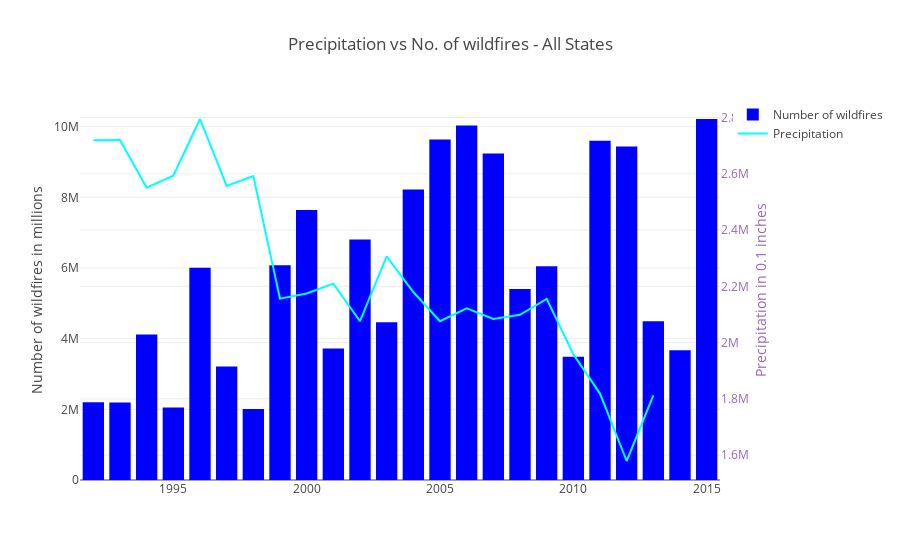

Source (notebook cell):
### Markdown cell above
Data pre-processing done. Plotting the actual graph:

### Code cell
# Reading the rainfall data

rainfall = pd.read_csv('/media/sagnikrana/DATA/PDS/rainfall')
rainfall_list_actual = []
for year in range(1992,2014):
    temp = rainfall[rainfall['year'] == year]
    summation_precep_1 = temp['precepitations'].sum()
    rainfall_list_actual.append(summation_precep_1)

trace1 = go.Bar(x=fire_by_year_size.index,
           y=fire_by_year_size['FIRE_SIZE'],
                name = 'Number of wildfires',
            marker=dict(
            color='blue'),
                    hoverinfo= "x+y+text"
            )

trace2 = go.Line(x=fire_by_year_size.index,
                     y=rainfall_list_actual,
                 name = 'Precipitation',
                     marker=dict(
                     color='cyan'),
                     yaxis='y2',
                     hoverinfo= "x+y+text"
                    )


data = [trace1, trace2]

layout = go.Layout(
  title='Precipitation vs No. of wildfires - All States',
    yaxis=dict(
        title='Number of wildfires in millions'
    ),
    yaxis2=dict(
        title='Precipitation in 0.1 inches',
        titlefont=dict(
            color='rgb(148, 103, 189)'
        ),
        tickfont=dict(
            color='rgb(148, 103, 189)'
        ),
        overlaying='y',
        side='right'
    ),
)
fig = go.Figure(data=data, layout=layout)
py.iplot(fig)

#*******************************
# Graph for top states

state_code = [50.0, 4.0, 10.0, 45]
state_name = ['Alaska','California','Idaho','Washington']
i = 0
for state in state_code:
    rainfall_list = []
    for year in range(1992,2014):
        temp = rainfall[(rainfall['year'] == year) & (rainfall['state'] == state)]
        summation_precep = temp['precepitations'].sum()
        rainfall_list.append(summation_precep)
    trace1 = go.Bar(x=fire_by_year_size.index,
           y=fire_by_year_size['FIRE_SIZE'],
            name = 'Number of wildfires',
            marker=dict(
            color='blue'),
                    hoverinfo= "x+y+text"
            
            )

    trace2 = go.Line(x=fire_by_year_size.index,
                     y=rainfall_list,
                     name = 'Precipitation',
                     marker=dict(
                     color='red'),
                     yaxis='y2',
                     hoverinfo= "x+y+text"
                    )


    data = [trace1, trace2]

    layout = go.Layout(
      title='State - '+str(state_name[i]),
        yaxis=dict(
            title='Number of wildfires in millions'
        ),
        yaxis2=dict(
            title='Precepitation in .001 inches',
            titlefont=dict(
                color='rgb(148, 103, 189)'
            ),
            tickfont=dict(
                color='rgb(148, 103, 189)'
            ),
            overlaying='y',
            side='right'
        )
    )
    fig = go.Figure(data=data, layout=layout)
    py.iplot(fig)
    i = i + 1

### Figure 1 — Plotly figure (JSON) as saved in the notebook; plotly's stock layout.template omitted (floating-point values rounded to 4 significant figures)
{"data": [{"hoverinfo": "x+y+text", "marker": {"color": "blue"}, "name": "Number of wildfires", "type": "bar", "uid": "1d75c473-8b95-4765-9edc-f2a8e81a818f", "x": [1992, 1993, 1994, 1995, 1996, 1997, 1998, 1999, 2000, 2001, 2002, 2003, 2004, 2005, 2006, 2007, 2008, 2009, 2010, 2011, 2012, 2013, 2014, 2015], "y": [2200000.0, 2192000.0, 4116000.0, 2050000.0, 6005000.0, 3215000.0, 2011000.0, 6080000.0, 7639000.0, 3724000.0, 6803000.0, 4465000.0, 8225000.0, 9637000.0, 10030000.0, 9241000.0, 5406000.0, 6048000.0, 3486000.0, 9600000.0, 9439000.0, 4490000.0, 3673000.0, 10220000.0]}, {"hoverinfo": "x+y+text", "marker": {"color": "cyan"}, "name": "Precipitation", "type": "scatter", "uid": "fa593bcb-ca29-4814-911f-cee575e0af81", "x": [1992, 1993, 1994, 1995, 1996, 1997, 1998, 1999, 2000, 2001, 2002, 2003, 2004, 2005, 2006, 2007, 2008, 2009, 2010, 2011, 2012, 2013, 2014, 2015], "y": [2719234, 2719752, 2550730, 2593155, 2794785, 2556806, 2591884, 2156106, 2174444, 2209409, 2075888, 2306446, 2179747, 2076170, 2122038, 2084057, 2098713, 2155294, 1958448, 1818739, 1579098, 1812267], "yaxis": "y2"}], "layout": {"title": {"text": "Precipitation vs No. of wildfires - All States"}, "yaxis": {"title": {"text": "Number of wildfires in millions"}}, "yaxis2": {"overlaying": "y", "side": "right", "tickfont": {"color": "rgb(148, 103, 189)"}, "title": {"font": {"color": "rgb(148, 103, 189)"}, "text": "Precipitation in 0.1 inches"}}}}
